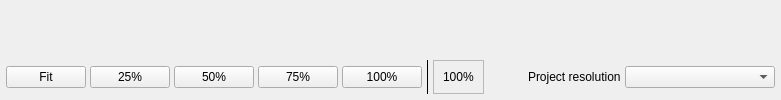
<?xml version='1.0' encoding='UTF-8'?>
<ui version="4.0">
 <class>RenderView</class>
 <widget class="QWidget" name="RenderView">
  <property name="DockWidget" stdset="0">
   <bool>true</bool>
  </property>
  <layout class="QVBoxLayout" name="renderLayout" stretch="1,0">
   <property name="spacing">
    <number>4</number>
   </property>
   <property name="leftMargin">
    <number>0</number>
   </property>
   <property name="topMargin">
    <number>0</number>
   </property>
   <property name="rightMargin">
    <number>0</number>
   </property>
   <property name="bottomMargin">
    <number>0</number>
   </property>
   <item>
    <widget class="QWidget" name="viewportContainer">
     <layout class="QVBoxLayout" name="viewportLayout">
      <property name="spacing">
       <number>0</number>
      </property>
      <property name="leftMargin">
       <number>0</number>
      </property>
      <property name="topMargin">
       <number>0</number>
      </property>
      <property name="rightMargin">
       <number>0</number>
      </property>
      <property name="bottomMargin">
       <number>0</number>
      </property>
     </layout>
    </widget>
   </item>
   <item>
    <widget class="QWidget" name="zoomBar">
     <layout class="QHBoxLayout" name="zoomLayout">
      <property name="spacing">
       <number>4</number>
      </property>
      <property name="leftMargin">
       <number>6</number>
      </property>
      <property name="topMargin">
       <number>6</number>
      </property>
      <property name="rightMargin">
       <number>6</number>
      </property>
      <property name="bottomMargin">
       <number>6</number>
      </property>
      <item>
       <widget class="QPushButton" name="fitButton">
        <property name="text">
         <string>Fit</string>
        </property>
        <property name="toolTip">
         <string>Fit</string>
        </property>
       </widget>
      </item>
      <item>
       <widget class="QPushButton" name="z25">
        <property name="text">
         <string>25%</string>
        </property>
        <property name="toolTip">
         <string>25%</string>
        </property>
       </widget>
      </item>
      <item>
       <widget class="QPushButton" name="z50">
        <property name="text">
         <string>50%</string>
        </property>
        <property name="toolTip">
         <string>50%</string>
        </property>
       </widget>
      </item>
      <item>
       <widget class="QPushButton" name="z75">
        <property name="text">
         <string>75%</string>
        </property>
        <property name="toolTip">
         <string>75%</string>
        </property>
       </widget>
      </item>
      <item>
       <widget class="QPushButton" name="z100">
        <property name="text">
         <string>100%</string>
        </property>
        <property name="toolTip">
         <string>100%</string>
        </property>
       </widget>
      </item>
      <item>
       <widget class="QFrame" name="zoomSeparator">
        <property name="frameShape">
         <enum>QFrame::VLine</enum>
        </property>
       </widget>
      </item>
      <item>
       <widget class="QFrame" name="zoomReadout">
        <property name="frameShape">
         <enum>QFrame::StyledPanel</enum>
        </property>
        <layout class="QHBoxLayout" name="zoomReadoutLayout">
         <item>
          <widget class="QLabel" name="zoomValue">
           <property name="text">
            <string>100%</string>
           </property>
          </widget>
         </item>
        </layout>
       </widget>
      </item>
      <item>
       <spacer name="zoomSpacer">
        <property name="orientation">
         <enum>Qt::Horizontal</enum>
        </property>
        <property name="sizeHint">
         <size>
          <width>40</width>
          <height>20</height>
         </size>
        </property>
       </spacer>
      </item>
      <item>
       <widget class="QLabel" name="projectLabel">
        <property name="text">
         <string>Project resolution</string>
        </property>
       </widget>
      </item>
      <item>
       <widget class="QComboBox" name="projectResolution">
        <property name="minimumSize">
         <size>
          <width>150</width>
          <height>0</height>
         </size>
        </property>
        <property name="toolTip">
         <string>Timeline canvas resolution. Auto follows the source display window.</string>
        </property>
       </widget>
      </item>
     </layout>
     <property name="sizePolicy">
      <sizepolicy hsizetype="Preferred" vsizetype="Fixed">
       <horstretch>0</horstretch>
       <verstretch>0</verstretch>
      </sizepolicy>
     </property>
    </widget>
   </item>
  </layout>
 </widget>
 <resources />
 <connections />
</ui>
